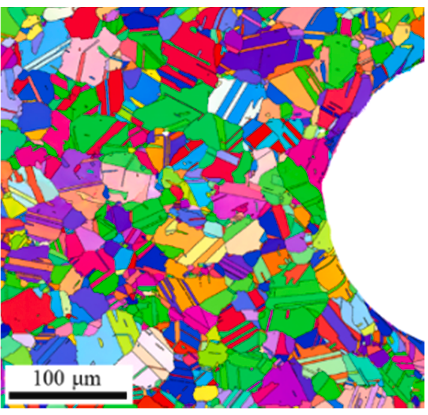
#> input picture data/spec3.png, 428 x 415 px, found by its file name
$ python read_image.py
#> lines starting #> are read from the running program, lines starting #| are printed output that depends on the picture
from PIL import Image
import typing
import collections
import numpy
import scipy
import functools
import random
import cv2
from sklearn.cluster import MeanShift, estimate_bandwidth


from matplotlib import pyplot as plt

SHOW_IMAGES = False
FN = r"data/spec3.png"

# OpenCV / scikit-learn


def read_raw_img(fn):

#> called with fn = 'data/spec3.png'
    img = cv2.imread(fn)
#> img is the input picture: shape (415, 428, 3); mean B, G, R 139.9, 142.9, 147

    # filter to reduce noise
    img = cv2.medianBlur(img, 3)
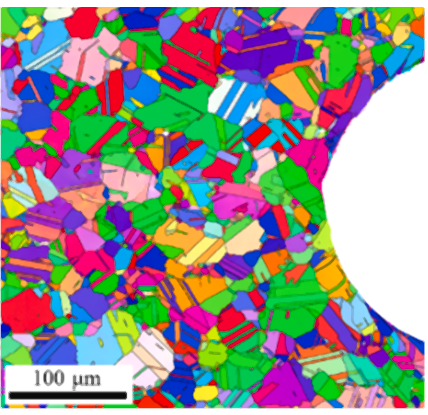
#> img: shape (415, 428, 3); mean B, G, R 140.3, 143.3, 147.3

    # flatten the image
    flat_image = img.reshape((-1, 3))
    flat_image = numpy.float32(flat_image)

    # meanshift
    # bandwidth = estimate_bandwidth(flat_image, quantile=.06, n_samples=3000)

    # Rotate so it lines up???
    image_rot = cv2.rotate(img, cv2.ROTATE_90_CLOCKWISE)
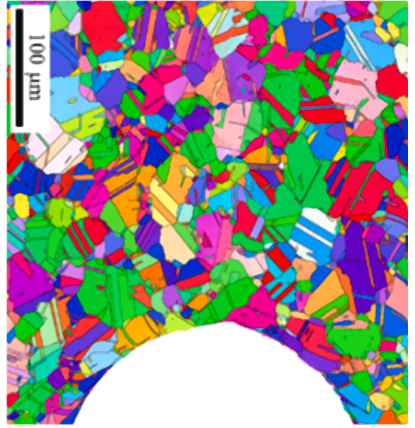
#> image_rot: shape (428, 415, 3); mean B, G, R 140.3, 143.3, 147.3
    # image_rot = cv2.rotate(img, cv2.ROTATE_90_COUNTERCLOCKWISE)

    return image_rot


def mean_shift(bandwidth, max_iter, img):
    # flatten the image
#> called with bandwidth = 75, max_iter = 2000
    flat_image = img.reshape((-1, 3))
    flat_image = numpy.float32(flat_image)

    # meanshift
    # bandwidth = estimate_bandwidth(flat_image, quantile=.06, n_samples=3000)
    ms = MeanShift(bandwidth=bandwidth, max_iter=max_iter, bin_seeding=True, n_jobs=6)
    ms.fit(flat_image)
    labeled = ms.labels_

    # get number of segments
    segments = numpy.unique(labeled)
    print("Number of segments: ", segments.shape[0])
    n_segs = segments.shape[0]

    # get the average color of each segment
    total = numpy.zeros((segments.shape[0], 3), dtype=float)
    count = numpy.zeros(total.shape, dtype=float)
    for i, label in enumerate(labeled):
        total[label] = total[label] + flat_image[i]
        count[label] += 1
#> after the loop, count = [[36303, 36303, 36303], [34595, 34595, 34595], [20130, 20130, 20130], [34124, 34124, 34124], [15917, 15917, 15917], [18041, 18041, 18041], [17409, 17409, 17409], [1101, 1101, 1101]]; total = [[8967421, 8989040, 9216957], [1716665, 6475505, 642414], [1563897, 216868, 4707807], [6696508, 2188118, 2501555], [1474963, 1414619, 2314717], [945344, 2935508, 4128913], [3519129, 3185990, 2612154], [39582, 41847, 30494]]
    avg = total / count
#> avg = [[247, 247.6, 253.9], [49.62, 187.2, 18.57], [77.69, 10.77, 233.9], [196.2, 64.12, 73.31], [92.67, 88.87, 145.4], [52.4, 162.7, 228.9], [202.1, 183, 150], [35.95, 38.01, 27.7]]
    avg = numpy.uint8(avg)
#> avg = [[247, 247, 253], [49, 187, 18], [77, 10, 233], [196, 64, 73], [92, 88, 145], [52, 162, 228], [202, 183, 150], [35, 38, 27]]

    # cast the labeled image into the corresponding average color
    res = avg[labeled]
    result = res.reshape((img.shape))
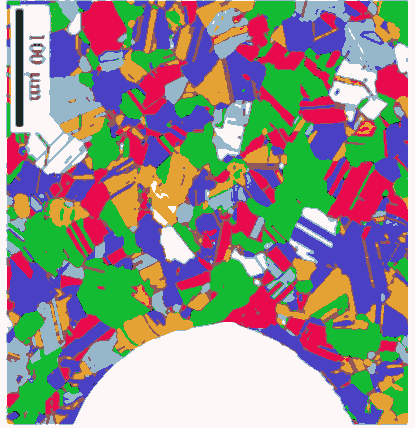
#> result: shape (428, 415, 3); mean B, G, R 140, 142.8, 146.7

    # Raw image of labels
    shape_2d = img.shape[0:2]
#> shape_2d = (428, 415)
    raw_labels = labeled.reshape(shape_2d)

    if SHOW_IMAGES:
        cv2.imshow(f"{bandwidth} - {max_iter}: {n_segs}", result)

    return result, raw_labels


class ImageRegion(typing.NamedTuple):
    colour: typing.Any
    pixels: int


def image_to_array(im: Image) -> numpy.array:
    """Go from pixels to distinct regions. One colour -> one value."""

    # Make greyscale first
    im_grey = im.convert("L")

    col_counts = sorted(collections.Counter(im_grey.getdata()).items())

    # num_getter = itertools.count(1000)
    # col_to_num = {col: next(num_getter) for col, _ in col_counts}

    # Make a numpy array with the same dimensions
    arr = numpy.zeros(shape=im_grey.size)

    # Slow!!! who cares.
    for ix in range(im_grey.size[0]):
        for iy in range(im_grey.size[1]):
            col = im_grey.getpixel((ix, iy))
            # num = col_to_num[col]
            arr[ix, iy] = col

    return arr


def clip_image(im: Image, remove_at_or_below: int):
    """Remove the smallest feature from an image"""

    col_counts = collections.Counter(im.getdata())

    small_cols = ...


def get_features(im: Image):
    """Find all the regions in a image which have the same colour
    and are touching."""

    # Get all the colours in an image
    col_counts = collections.Counter(im.getdata())
    for col, count in col_counts.most_common():
        yield col, count


if __name__ == "__main__":
    img = read_raw_img(FN)

    # show the result
    if SHOW_IMAGES:
        plt_image = Image.open(FN)

        cv2.imshow("orig", img)
        cv2.imwrite("docs/mean_shift_starting.png", img)

        arr_orig = image_to_array(plt_image)

        plt.imshow(arr_orig, interpolation="nearest")

    bandwidth = 75
    shifted, raw_labels = mean_shift(bandwidth, 2000, img)
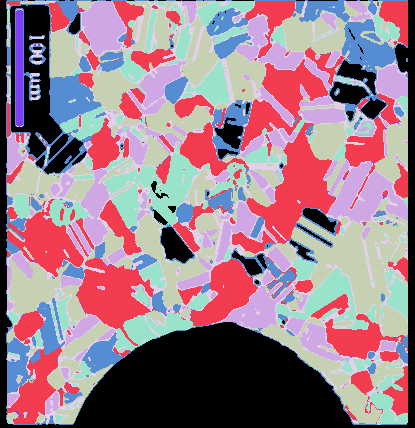
#> raw_labels: shape (428, 415) int64; 8 distinct labels, from 0 to 7; one colour per label, 0 black

    if SHOW_IMAGES:
        cv2.imshow("shifted", shifted)
        cv2.imwrite(f"docs/mean_shift_after-{bandwidth}.png", shifted)

        plt.imshow(raw_labels, interpolation="nearest")
        plt.show()

        cv2.waitKey(0)

        cv2.destroyAllWindows()


if __name__ == "__main2__":

    im = Image.open(FN)

    arr = image_to_array(im)

    plt.imshow(arr, interpolation="nearest")
    plt.show()
    _ = input()
